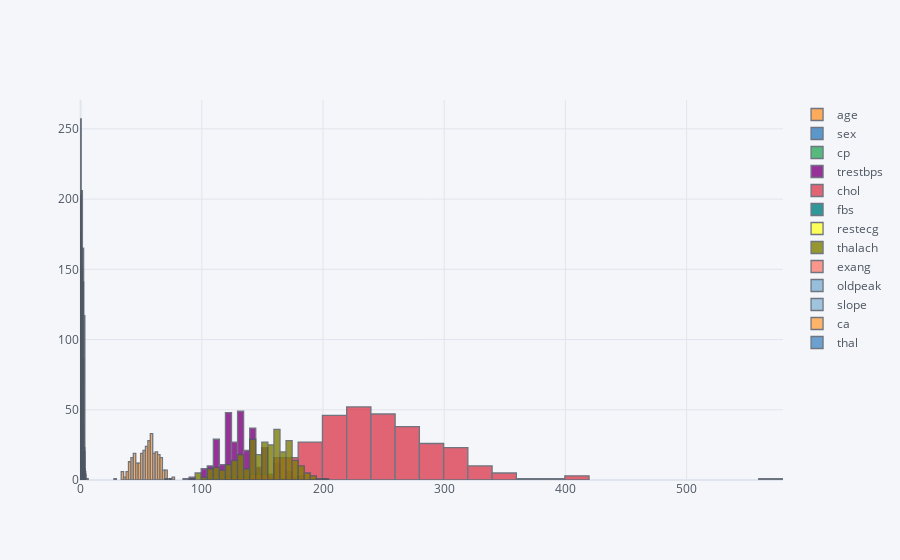
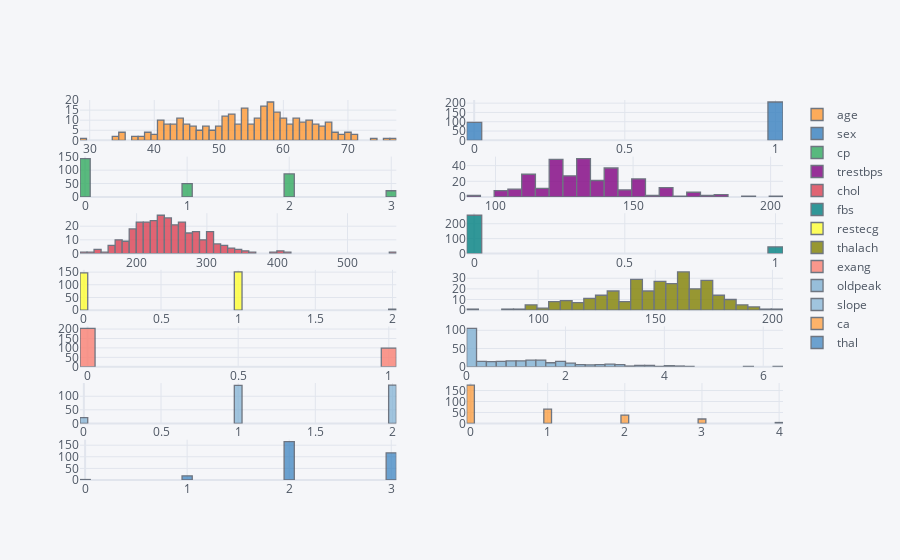

Source (notebook cell) for these figures, in order:
### Code cell
# 6-Exploratory Data Analysis and Visualization with Plotly
X_numerical.iplot(kind='hist');
X_numerical.iplot(kind='histogram', subplots=True, bins=50);

### Figure 1 — Plotly figure (JSON) as saved in the notebook; plotly's stock layout.template omitted (floating-point values rounded to 4 significant figures; data arrays with more than 128 entries replaced by an {"elided": "..."} marker saying what was removed)
{"data": [{"histfunc": "count", "histnorm": "", "marker": {"color": "rgba(255, 153, 51, 1.0)", "line": {"color": "#4D5663", "width": 1.3}}, "name": "age", "opacity": 0.8, "orientation": "v", "type": "histogram", "x": {"elided": "302 int values"}}, {"histfunc": "count", "histnorm": "", "marker": {"color": "rgba(55, 128, 191, 1.0)", "line": {"color": "#4D5663", "width": 1.3}}, "name": "sex", "opacity": 0.8, "orientation": "v", "type": "histogram", "x": {"elided": "302 int values"}}, {"histfunc": "count", "histnorm": "", "marker": {"color": "rgba(50, 171, 96, 1.0)", "line": {"color": "#4D5663", "width": 1.3}}, "name": "cp", "opacity": 0.8, "orientation": "v", "type": "histogram", "x": {"elided": "302 int values"}}, {"histfunc": "count", "histnorm": "", "marker": {"color": "rgba(128, 0, 128, 1.0)", "line": {"color": "#4D5663", "width": 1.3}}, "name": "trestbps", "opacity": 0.8, "orientation": "v", "type": "histogram", "x": {"elided": "302 int values"}}, {"histfunc": "count", "histnorm": "", "marker": {"color": "rgba(219, 64, 82, 1.0)", "line": {"color": "#4D5663", "width": 1.3}}, "name": "chol", "opacity": 0.8, "orientation": "v", "type": "histogram", "x": {"elided": "302 int values"}}, {"histfunc": "count", "histnorm": "", "marker": {"color": "rgba(0, 128, 128, 1.0)", "line": {"color": "#4D5663", "width": 1.3}}, "name": "fbs", "opacity": 0.8, "orientation": "v", "type": "histogram", "x": {"elided": "302 int values"}}, {"histfunc": "count", "histnorm": "", "marker": {"color": "rgba(255, 255, 51, 1.0)", "line": {"color": "#4D5663", "width": 1.3}}, "name": "restecg", "opacity": 0.8, "orientation": "v", "type": "histogram", "x": {"elided": "302 int values"}}, {"histfunc": "count", "histnorm": "", "marker": {"color": "rgba(128, 128, 0, 1.0)", "line": {"color": "#4D5663", "width": 1.3}}, "name": "thalach", "opacity": 0.8, "orientation": "v", "type": "histogram", "x": {"elided": "302 int values"}}, {"histfunc": "count", "histnorm": "", "marker": {"color": "rgba(251, 128, 114, 1.0)", "line": {"color": "#4D5663", "width": 1.3}}, "name": "exang", "opacity": 0.8, "orientation": "v", "type": "histogram", "x": {"elided": "302 int values"}}, {"histfunc": "count", "histnorm": "", "marker": {"color": "rgba(128, 177, 211, 1.0)", "line": {"color": "#4D5663", "width": 1.3}}, "name": "oldpeak", "opacity": 0.8, "orientation": "v", "type": "histogram", "x": {"elided": "302 float values"}}, {"histfunc": "count", "histnorm": "", "marker": {"color": "rgba(128, 177, 211, 0.8999999999999999)", "line": {"color": "#4D5663", "width": 1.3}}, "name": "slope", "opacity": 0.8, "orientation": "v", "type": "histogram", "x": {"elided": "302 int values"}}, {"histfunc": "count", "histnorm": "", "marker": {"color": "rgba(255, 153, 51, 0.8999999999999999)", "line": {"color": "#4D5663", "width": 1.3}}, "name": "ca", "opacity": 0.8, "orientation": "v", "type": "histogram", "x": {"elided": "302 int values"}}, {"histfunc": "count", "histnorm": "", "marker": {"color": "rgba(55, 128, 191, 0.8999999999999999)", "line": {"color": "#4D5663", "width": 1.3}}, "name": "thal", "opacity": 0.8, "orientation": "v", "type": "histogram", "x": {"elided": "302 int values"}}], "layout": {"barmode": "overlay", "legend": {"bgcolor": "#F5F6F9", "font": {"color": "#4D5663"}}, "paper_bgcolor": "#F5F6F9", "plot_bgcolor": "#F5F6F9", "title": {"font": {"color": "#4D5663"}}, "xaxis": {"gridcolor": "#E1E5ED", "showgrid": true, "tickfont": {"color": "#4D5663"}, "title": {"font": {"color": "#4D5663"}, "text": ""}, "zerolinecolor": "#E1E5ED"}, "yaxis": {"gridcolor": "#E1E5ED", "showgrid": true, "tickfont": {"color": "#4D5663"}, "title": {"font": {"color": "#4D5663"}, "text": ""}, "zerolinecolor": "#E1E5ED"}}}

### Figure 2 — Plotly figure (JSON) as saved in the notebook; plotly's stock layout.template omitted (floating-point values rounded to 4 significant figures; data arrays with more than 128 entries replaced by an {"elided": "..."} marker saying what was removed)
{"data": [{"histfunc": "count", "histnorm": "", "marker": {"color": "rgba(255, 153, 51, 1.0)", "line": {"color": "#4D5663", "width": 1.3}}, "name": "age", "nbinsx": 50, "opacity": 0.8, "orientation": "v", "type": "histogram", "x": {"elided": "302 int values"}, "xaxis": "x", "yaxis": "y"}, {"histfunc": "count", "histnorm": "", "marker": {"color": "rgba(55, 128, 191, 1.0)", "line": {"color": "#4D5663", "width": 1.3}}, "name": "sex", "nbinsx": 50, "opacity": 0.8, "orientation": "v", "type": "histogram", "x": {"elided": "302 int values"}, "xaxis": "x2", "yaxis": "y2"}, {"histfunc": "count", "histnorm": "", "marker": {"color": "rgba(50, 171, 96, 1.0)", "line": {"color": "#4D5663", "width": 1.3}}, "name": "cp", "nbinsx": 50, "opacity": 0.8, "orientation": "v", "type": "histogram", "x": {"elided": "302 int values"}, "xaxis": "x3", "yaxis": "y3"}, {"histfunc": "count", "histnorm": "", "marker": {"color": "rgba(128, 0, 128, 1.0)", "line": {"color": "#4D5663", "width": 1.3}}, "name": "trestbps", "nbinsx": 50, "opacity": 0.8, "orientation": "v", "type": "histogram", "x": {"elided": "302 int values"}, "xaxis": "x4", "yaxis": "y4"}, {"histfunc": "count", "histnorm": "", "marker": {"color": "rgba(219, 64, 82, 1.0)", "line": {"color": "#4D5663", "width": 1.3}}, "name": "chol", "nbinsx": 50, "opacity": 0.8, "orientation": "v", "type": "histogram", "x": {"elided": "302 int values"}, "xaxis": "x5", "yaxis": "y5"}, {"histfunc": "count", "histnorm": "", "marker": {"color": "rgba(0, 128, 128, 1.0)", "line": {"color": "#4D5663", "width": 1.3}}, "name": "fbs", "nbinsx": 50, "opacity": 0.8, "orientation": "v", "type": "histogram", "x": {"elided": "302 int values"}, "xaxis": "x6", "yaxis": "y6"}, {"histfunc": "count", "histnorm": "", "marker": {"color": "rgba(255, 255, 51, 1.0)", "line": {"color": "#4D5663", "width": 1.3}}, "name": "restecg", "nbinsx": 50, "opacity": 0.8, "orientation": "v", "type": "histogram", "x": {"elided": "302 int values"}, "xaxis": "x7", "yaxis": "y7"}, {"histfunc": "count", "histnorm": "", "marker": {"color": "rgba(128, 128, 0, 1.0)", "line": {"color": "#4D5663", "width": 1.3}}, "name": "thalach", "nbinsx": 50, "opacity": 0.8, "orientation": "v", "type": "histogram", "x": {"elided": "302 int values"}, "xaxis": "x8", "yaxis": "y8"}, {"histfunc": "count", "histnorm": "", "marker": {"color": "rgba(251, 128, 114, 1.0)", "line": {"color": "#4D5663", "width": 1.3}}, "name": "exang", "nbinsx": 50, "opacity": 0.8, "orientation": "v", "type": "histogram", "x": {"elided": "302 int values"}, "xaxis": "x9", "yaxis": "y9"}, {"histfunc": "count", "histnorm": "", "marker": {"color": "rgba(128, 177, 211, 1.0)", "line": {"color": "#4D5663", "width": 1.3}}, "name": "oldpeak", "nbinsx": 50, "opacity": 0.8, "orientation": "v", "type": "histogram", "x": {"elided": "302 float values"}, "xaxis": "x10", "yaxis": "y10"}, {"histfunc": "count", "histnorm": "", "marker": {"color": "rgba(128, 177, 211, 0.8999999999999999)", "line": {"color": "#4D5663", "width": 1.3}}, "name": "slope", "nbinsx": 50, "opacity": 0.8, "orientation": "v", "type": "histogram", "x": {"elided": "302 int values"}, "xaxis": "x11", "yaxis": "y11"}, {"histfunc": "count", "histnorm": "", "marker": {"color": "rgba(255, 153, 51, 0.8999999999999999)", "line": {"color": "#4D5663", "width": 1.3}}, "name": "ca", "nbinsx": 50, "opacity": 0.8, "orientation": "v", "type": "histogram", "x": {"elided": "302 int values"}, "xaxis": "x12", "yaxis": "y12"}, {"histfunc": "count", "histnorm": "", "marker": {"color": "rgba(55, 128, 191, 0.8999999999999999)", "line": {"color": "#4D5663", "width": 1.3}}, "name": "thal", "nbinsx": 50, "opacity": 0.8, "orientation": "v", "type": "histogram", "x": {"elided": "302 int values"}, "xaxis": "x13", "yaxis": "y13"}], "layout": {"barmode": "overlay", "legend": {"bgcolor": "#F5F6F9", "font": {"color": "#4D5663"}}, "paper_bgcolor": "#F5F6F9", "plot_bgcolor": "#F5F6F9", "title": {"font": {"color": "#4D5663"}}, "xaxis": {"anchor": "y", "domain": [0, 0.45], "gridcolor": "#E1E5ED", "showgrid": true, "tickfont": {"color": "#4D5663"}, "title": {"font": {"color": "#4D5663"}, "text": ""}, "zerolinecolor": "#E1E5ED"}, "xaxis10": {"anchor": "y10", "domain": [0.55, 1], "gridcolor": "#E1E5ED", "showgrid": true, "tickfont": {"color": "#4D5663"}, "title": {"font": {"color": "#4D5663"}, "text": ""}, "zerolinecolor": "#E1E5ED"}, "xaxis11": {"anchor": "y11", "domain": [0, 0.45], "gridcolor": "#E1E5ED", "showgrid": true, "tickfont": {"color": "#4D5663"}, "title": {"font": {"color": "#4D5663"}, "text": ""}, "zerolinecolor": "#E1E5ED"}, "xaxis12": {"anchor": "y12", "domain": [0.55, 1], "gridcolor": "#E1E5ED", "showgrid": true, "tickfont": {"color": "#4D5663"}, "title": {"font": {"color": "#4D5663"}, "text": ""}, "zerolinecolor": "#E1E5ED"}, "xaxis13": {"anchor": "y13", "domain": [0, 0.45], "gridcolor": "#E1E5ED", "showgrid": true, "tickfont": {"color": "#4D5663"}, "title": {"font": {"color": "#4D5663"}, "text": ""}, "zerolinecolor": "#E1E5ED"}, "xaxis14": {"anchor": "y14", "domain": [0.55, 1], "gridcolor": "#E1E5ED", "showgrid": true, "tickfont": {"color": "#4D5663"}, "title": {"font": {"color": "#4D5663"}, "text": ""}, "zerolinecolor": "#E1E5ED"}, "xaxis2": {"anchor": "y2", "domain": [0.55, 1], "gridcolor": "#E1E5ED", "showgrid": true, "tickfont": {"color": "#4D5663"}, "title": {"font": {"color": "#4D5663"}, "text": ""}, "zerolinecolor": "#E1E5ED"}, "xaxis3": {"anchor": "y3", "domain": [0, 0.45], "gridcolor": "#E1E5ED", "showgrid": true, "tickfont": {"color": "#4D5663"}, "title": {"font": {"color": "#4D5663"}, "text": ""}, "zerolinecolor": "#E1E5ED"}, "xaxis4": {"anchor": "y4", "domain": [0.55, 1], "gridcolor": "#E1E5ED", "showgrid": true, "tickfont": {"color": "#4D5663"}, "title": {"font": {"color": "#4D5663"}, "text": ""}, "zerolinecolor": "#E1E5ED"}, "xaxis5": {"anchor": "y5", "domain": [0, 0.45], "gridcolor": "#E1E5ED", "showgrid": true, "tickfont": {"color": "#4D5663"}, "title": {"font": {"color": "#4D5663"}, "text": ""}, "zerolinecolor": "#E1E5ED"}, "xaxis6": {"anchor": "y6", "domain": [0.55, 1], "gridcolor": "#E1E5ED", "showgrid": true, "tickfont": {"color": "#4D5663"}, "title": {"font": {"color": "#4D5663"}, "text": ""}, "zerolinecolor": "#E1E5ED"}, "xaxis7": {"anchor": "y7", "domain": [0, 0.45], "gridcolor": "#E1E5ED", "showgrid": true, "tickfont": {"color": "#4D5663"}, "title": {"font": {"color": "#4D5663"}, "text": ""}, "zerolinecolor": "#E1E5ED"}, "xaxis8": {"anchor": "y8", "domain": [0.55, 1], "gridcolor": "#E1E5ED", "showgrid": true, "tickfont": {"color": "#4D5663"}, "title": {"font": {"color": "#4D5663"}, "text": ""}, "zerolinecolor": "#E1E5ED"}, "xaxis9": {"anchor": "y9", "domain": [0, 0.45], "gridcolor": "#E1E5ED", "showgrid": true, "tickfont": {"color": "#4D5663"}, "title": {"font": {"color": "#4D5663"}, "text": ""}, "zerolinecolor": "#E1E5ED"}, "yaxis": {"anchor": "x", "domain": [0.8939, 1], "gridcolor": "#E1E5ED", "showgrid": true, "tickfont": {"color": "#4D5663"}, "title": {"font": {"color": "#4D5663"}, "text": ""}, "zerolinecolor": "#E1E5ED"}, "yaxis10": {"anchor": "x10", "domain": [0.298, 0.4041], "gridcolor": "#E1E5ED", "showgrid": true, "tickfont": {"color": "#4D5663"}, "title": {"font": {"color": "#4D5663"}, "text": ""}, "zerolinecolor": "#E1E5ED"}, "yaxis11": {"anchor": "x11", "domain": [0.149, 0.2551], "gridcolor": "#E1E5ED", "showgrid": true, "tickfont": {"color": "#4D5663"}, "title": {"font": {"color": "#4D5663"}, "text": ""}, "zerolinecolor": "#E1E5ED"}, "yaxis12": {"anchor": "x12", "domain": [0.149, 0.2551], "gridcolor": "#E1E5ED", "showgrid": true, "tickfont": {"color": "#4D5663"}, "title": {"font": {"color": "#4D5663"}, "text": ""}, "zerolinecolor": "#E1E5ED"}, "yaxis13": {"anchor": "x13", "domain": [0, 0.1061], "gridcolor": "#E1E5ED", "showgrid": true, "tickfont": {"color": "#4D5663"}, "title": {"font": {"color": "#4D5663"}, "text": ""}, "zerolinecolor": "#E1E5ED"}, "yaxis14": {"anchor": "x14", "domain": [0, 0.1061], "gridcolor": "#E1E5ED", "showgrid": true, "tickfont": {"color": "#4D5663"}, "title": {"font": {"color": "#4D5663"}, "text": ""}, "zerolinecolor": "#E1E5ED"}, "yaxis2": {"anchor": "x2", "domain": [0.8939, 1], "gridcolor": "#E1E5ED", "showgrid": true, "tickfont": {"color": "#4D5663"}, "title": {"font": {"color": "#4D5663"}, "text": ""}, "zerolinecolor": "#E1E5ED"}, "yaxis3": {"anchor": "x3", "domain": [0.7449, 0.851], "gridcolor": "#E1E5ED", "showgrid": true, "tickfont": {"color": "#4D5663"}, "title": {"font": {"color": "#4D5663"}, "text": ""}, "zerolinecolor": "#E1E5ED"}, "yaxis4": {"anchor": "x4", "domain": [0.7449, 0.851], "gridcolor": "#E1E5ED", "showgrid": true, "tickfont": {"color": "#4D5663"}, "title": {"font": {"color": "#4D5663"}, "text": ""}, "zerolinecolor": "#E1E5ED"}, "yaxis5": {"anchor": "x5", "domain": [0.5959, 0.702], "gridcolor": "#E1E5ED", "showgrid": true, "tickfont": {"color": "#4D5663"}, "title": {"font": {"color": "#4D5663"}, "text": ""}, "zerolinecolor": "#E1E5ED"}, "yaxis6": {"anchor": "x6", "domain": [0.5959, 0.702], "gridcolor": "#E1E5ED", "showgrid": true, "tickfont": {"color": "#4D5663"}, "title": {"font": {"color": "#4D5663"}, "text": ""}, "zerolinecolor": "#E1E5ED"}, "yaxis7": {"anchor": "x7", "domain": [0.4469, 0.5531], "gridcolor": "#E1E5ED", "showgrid": true, "tickfont": {"color": "#4D5663"}, "title": {"font": {"color": "#4D5663"}, "text": ""}, "zerolinecolor": "#E1E5ED"}, "yaxis8": {"anchor": "x8", "domain": [0.4469, 0.5531], "gridcolor": "#E1E5ED", "showgrid": true, "tickfont": {"color": "#4D5663"}, "title": {"font": {"color": "#4D5663"}, "text": ""}, "zerolinecolor": "#E1E5ED"}, "yaxis9": {"anchor": "x9", "domain": [0.298, 0.4041], "gridcolor": "#E1E5ED", "showgrid": true, "tickfont": {"color": "#4D5663"}, "title": {"font": {"color": "#4D5663"}, "text": ""}, "zerolinecolor": "#E1E5ED"}}}
